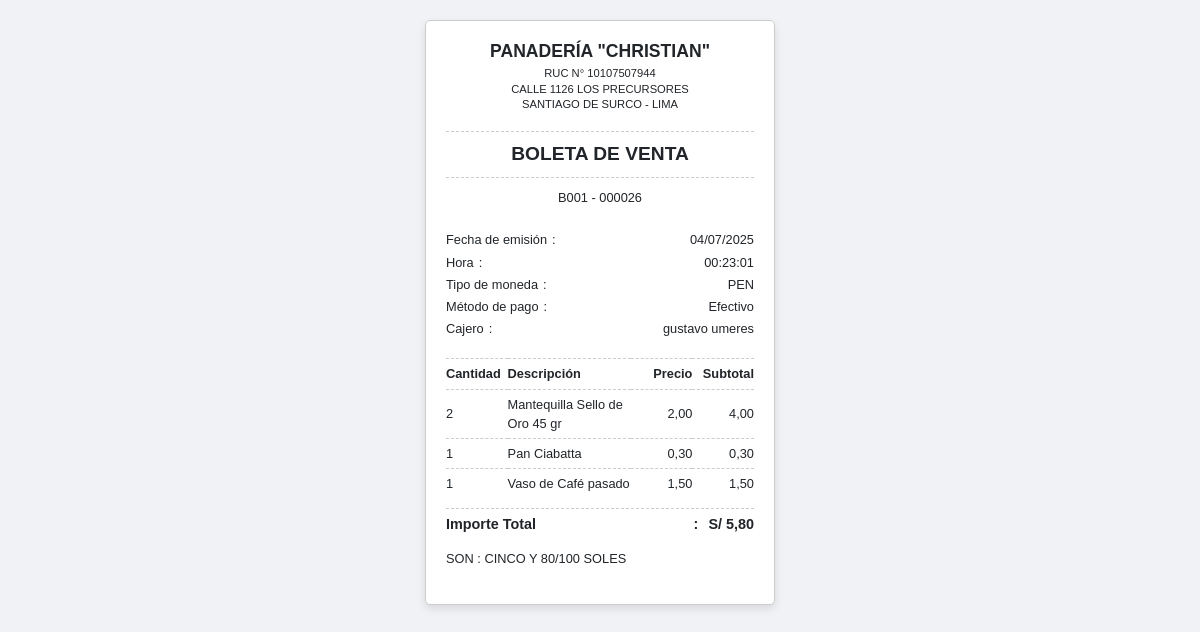
The page /panaderia/boletas/ver/26/ (signed in) on the database its author committed.
### gestion_ventas/models.py (models this page shows, shortened)
class Boleta(models.Model):
    id = models.AutoField(primary_key=True)
    fecha_emision = models.DateField()
    hora_emision = models.TimeField()
    metodo_pago = models.CharField(max_length=50)
    monto_total = models.DecimalField(max_digits=10, decimal_places=2)
    empleado = models.ForeignKey(Usuario, on_delete=models.CASCADE)
    estado = models.IntegerField(default=1)

class Usuario(models.Model):
    ESTADO_CHOICES = [
        (0, 'Inactivo'),
        (1, 'Activo'),
    ]
    id = models.AutoField(primary_key=True)
    username = models.CharField(max_length=30, unique=True)
    nombre = models.CharField(max_length=50)
    apellido = models.CharField(max_length=50)
    dni = models.IntegerField(unique=True)
    contrasena_hash = models.CharField(max_length=255)
    fecha_creacion = models.DateTimeField(default=timezone.now)
    estado = models.IntegerField(choices=ESTADO_CHOICES, default=1)

class DetalleBoleta(models.Model):
    id_boleta = models.ForeignKey(Boleta, on_delete=models.CASCADE)
    codigo_producto = models.ForeignKey(Producto, on_delete=models.CASCADE)
    cantidad = models.IntegerField()
    precio_unitario_venta = models.DecimalField(max_digits=10, decimal_places=2)
    monto_parcial = models.DecimalField(max_digits=10, decimal_places=2)
    class Meta:
        unique_together = (('id_boleta', 'codigo_producto'),)
        verbose_name = "Detalle de Boleta"
        verbose_name_plural = "Detalles de Boleta"

class Producto(models.Model):
    ESTADO_CHOICES = [
        (0, 'Inactivo'),
        (1, 'Activo'),
    ]
    codigo_producto = models.CharField(primary_key=True, max_length=10) # Ej: P001, A001
    nombre_producto = models.CharField(max_length=255)
    precio_unitario = models.DecimalField(max_digits=10, decimal_places=2)
    stock = models.IntegerField()
    categoria = models.ForeignKey(Categoria, on_delete=models.CASCADE)
    estado = models.IntegerField(choices=ESTADO_CHOICES, default=1)

### gestion_ventas/views.py (the view)
# urls.py: path('boletas/ver/<int:boleta_id>/', views.ver_boleta, name='ver_boleta'),
@login_required(login_url='gestion_ventas:acceso_denegado')
def ver_boleta(request, boleta_id):
    boleta, error_boleta = ejecutar_consulta_segura(lambda: get_object_or_404(Boleta, pk=boleta_id))
    if error_boleta:
        return error_bd(request, error_boleta)
    detalles_boleta, error_detalles = ejecutar_consulta_segura(lambda: boleta.detalleboleta_set.select_related('codigo_producto'))
    if error_detalles:
        return error_bd(request, error_detalles)
    context = {
        'boleta': boleta,
        'detalles_boleta': detalles_boleta,
        'importe_letras': numero_a_letras(boleta.monto_total)
    }
    return render(request, 'modulo_ventas/TemplateBoletaVenta.html', context)

### gestion_ventas/context_processors.py (called while the page is built)
def menu_privilegios(request):
    privilegios_usuario = set()
    if request.user.is_authenticated:
        try:
            privilegios_obj = UsuarioPrivilegio.objects.filter(
                usuario__username=request.user.username
            ).select_related('privilegio') # select_related optimiza la consulta
            privilegios_usuario = {up.privilegio.nombre for up in privilegios_obj}
        except Exception:
            pass
    return {
        'user_privilegios': privilegios_usuario
    }

### gestion_ventas/views.py (called while the page is built)
def ejecutar_consulta_segura(consulta_func):
    error_en_bd = None
    resultado = None
    try:
        resultado = consulta_func()
    except (OperationalError, IntegrityError, DatabaseError) as e:
        logger.error(f"DATABASE ERROR caught in ejecutar_consulta_segura: {e}")
        logger.error(traceback.format_exc())
        error_en_bd = e # Pass the original exception object
    except Exception as e:
        logger.error(f"GENERAL ERROR caught in ejecutar_consulta_segura: {e}")
        logger.error(traceback.format_exc())
        error_en_bd = e # Pass the original exception object
    return resultado, error_en_bd

### gestion_ventas/templates/modulo_ventas/TemplateBoletaVenta.html (shortened to what this page needs)
<!DOCTYPE html>
<html lang="es">
<head>
    <link href="https://cdn.jsdelivr.net/npm/bootstrap@5.3.0/dist/css/bootstrap.min.css" rel="stylesheet">
</head>
<body>
    <div class="boleta-container">
        <div class="header-section">
            <h4 class="fw-bold">PANADERÍA "CHRISTIAN"</h4>
            <p>RUC N° 10107507944</p>
            <p>CALLE 1126 LOS PRECURSORES</p>
            <p>SANTIAGO DE SURCO - LIMA</p>
        </div>
        <div class="boleta-title">BOLETA DE VENTA</div>
        <div class="boleta-title numero">B001 - {{ boleta.id|stringformat:"06d" }}</div>
        <div class="boleta-details">
            <div class="info-row">
                <span class="label">Fecha de emisión</span> : <span class="value">{{ boleta.fecha_emision|date:"d/m/Y" }}</span>
            </div>
            <div class="info-row">
                <span class="label">Hora</span> : <span class="value">{{ boleta.hora_emision|time:"H:i:s" }}</span>
            </div>
            <div class="info-row">
                <span class="label">Tipo de moneda</span> : <span class="value">PEN</span>
            </div>
            <div class="info-row">
                <span class="label">Método de pago</span> : <span class="value">{{ boleta.metodo_pago }}</span>
            </div>
            <div class="info-row">
                <span class="label">Cajero</span> : <span class="value">{{ boleta.empleado.nombre }} {{ boleta.empleado.apellido }}</span>
            </div>
        </div>
        <table class="items-table">
            <thead>
                <tr>
                    <th>Cantidad</th>
                    <th>Descripción</th>
                    <th>Precio</th>
                    <th>Subtotal</th>
                </tr>
            </thead>
            <tbody>
                {% for detalle in detalles_boleta %}
                <tr>
                    <td>{{ detalle.cantidad }}</td>
                    <td>{{ detalle.codigo_producto.nombre_producto }}</td>
                    <td>{{ detalle.precio_unitario_venta|floatformat:2 }}</td>
                    <td>{{ detalle.monto_parcial|floatformat:2 }}</td>
                </tr>
                {% empty %}
                <tr>
                    <td colspan="4" style="text-align: center;">No hay productos en esta boleta.</td>
                </tr>
                {% endfor %}
            </tbody>
        </table>
        <div class="summary-section">
            <div class="summary-row total">
                <span class="label">Importe Total</span> : <span class="value">S/ {{ boleta.monto_total|floatformat:2 }}</span>
            </div>
        </div>
        <p class="importe-letras">SON : {{ importe_letras|upper }}</p>
    </div>
</body>
</html>

### gestion_ventas/templates/modulo_ventas/TemplateBoletaVenta.html (style rules this page uses)
body { font-family: Arial, sans-serif; background-color: #f0f2f5; display: flex; flex-direction: column; justify-content: flex-start; align-items: center; min-height: 100vh; padding: 20px; }
.boleta-container { width: 100%; max-width: 350px; background-color: #fff; border: 1px solid #ccc; padding: 20px; box-shadow: 0 4px 8px rgba(0, 0, 0, 0.1); border-radius: 5px; margin-bottom: 20px; }
.header-section { text-align: center; margin-bottom: 20px; }
.header-section h4 { font-size: 1.1em; margin-bottom: 5px; font-weight: bold; }
.header-section p { font-size: 0.7em; line-height: 1.2; margin-bottom: 2px; }
.boleta-title { text-align: center; font-size: 1.2em; font-weight: bold; margin: 15px 0 10px 0; border-top: 1px dashed #ccc; border-bottom: 1px dashed #ccc; padding: 8px 0; }
.boleta-title.numero { font-size: 0.8em; font-weight: normal; margin-top: -8px; margin-bottom: 15px; border: none; }
.info-row { display: flex; justify-content: space-between; font-size: 0.8em; margin-bottom: 3px; }
.info-row .label { font-weight: normal; flex-shrink: 0; margin-right: 5px; }
.info-row .value { font-weight: normal; text-align: right; flex-grow: 1; }
.items-table { width: 100%; border-collapse: collapse; margin-top: 20px; font-size: 0.8em; }
.items-table th, .items-table td { border-top: 1px dashed #ccc; border-bottom: none; padding: 5px 0; text-align: center; }
.items-table th:first-child, .items-table td:first-child { text-align: left; width: 20%; }
.items-table th:nth-child(2), .items-table td:nth-child(2) { text-align: left; }
.items-table th:nth-child(3), .items-table td:nth-child(3) { text-align: right; width: 20%; }
.items-table th:nth-child(4), .items-table td:nth-child(4) { text-align: right; width: 20%; }
.items-table thead th { font-weight: bold; border-bottom: 1px dashed #ccc; }
.summary-row { display: flex; justify-content: space-between; font-size: 0.8em; margin-top: 5px; border-top: 1px dashed #ccc; padding-top: 5px; }
.summary-row.total { font-weight: bold; font-size: 0.9em; margin-top: 10px; border-top: 1px dashed #ccc; padding-top: 5px; }
.summary-row .label { text-align: left; flex-grow: 1; }
.summary-row .value { text-align: right; flex-shrink: 0; margin-left: 10px; }
.importe-letras { font-size: 0.8em; text-align: left; margin-top: 15px; line-height: 1.3; }

### rows shown on the page
Boleta: id "000026", fecha_emision "04/07/2025", hora_emision "00:23:01", metodo_pago "Efectivo", empleado.nombre "gustavo", empleado.apellido "umeres", monto_total "5,80"
DetalleBoleta: cantidad "2", codigo_producto.nombre_producto "Mantequilla Sello de Oro 45 gr", precio_unitario_venta "2,00", monto_parcial "4,00"
DetalleBoleta: cantidad "1", codigo_producto.nombre_producto "Pan Ciabatta", precio_unitario_venta "0,30", monto_parcial "0,30"
DetalleBoleta: cantidad "1", codigo_producto.nombre_producto "Vaso de Café pasado", precio_unitario_venta "1,50", monto_parcial "1,50"

### other values the page prints
{{ importe_letras|upper }} "CINCO Y 80/100 SOLES"
